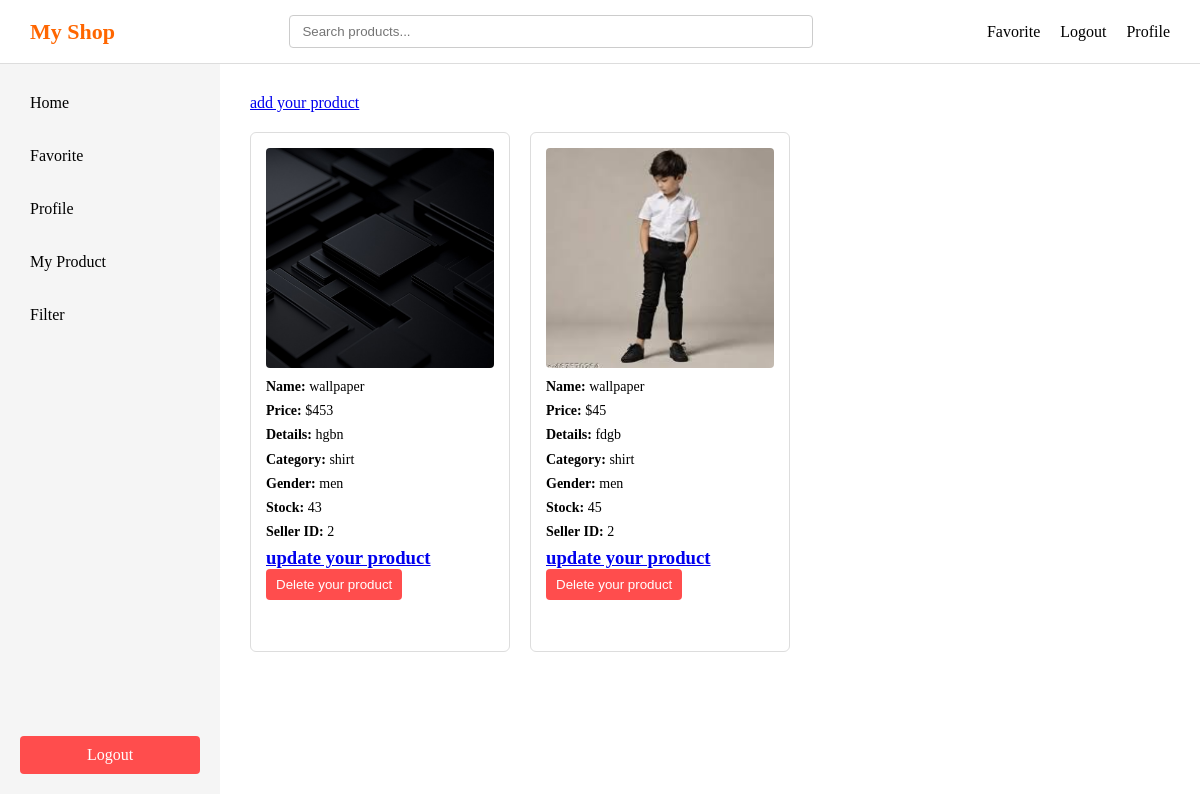
Page /myproduct (signed in) on the earlier database version.
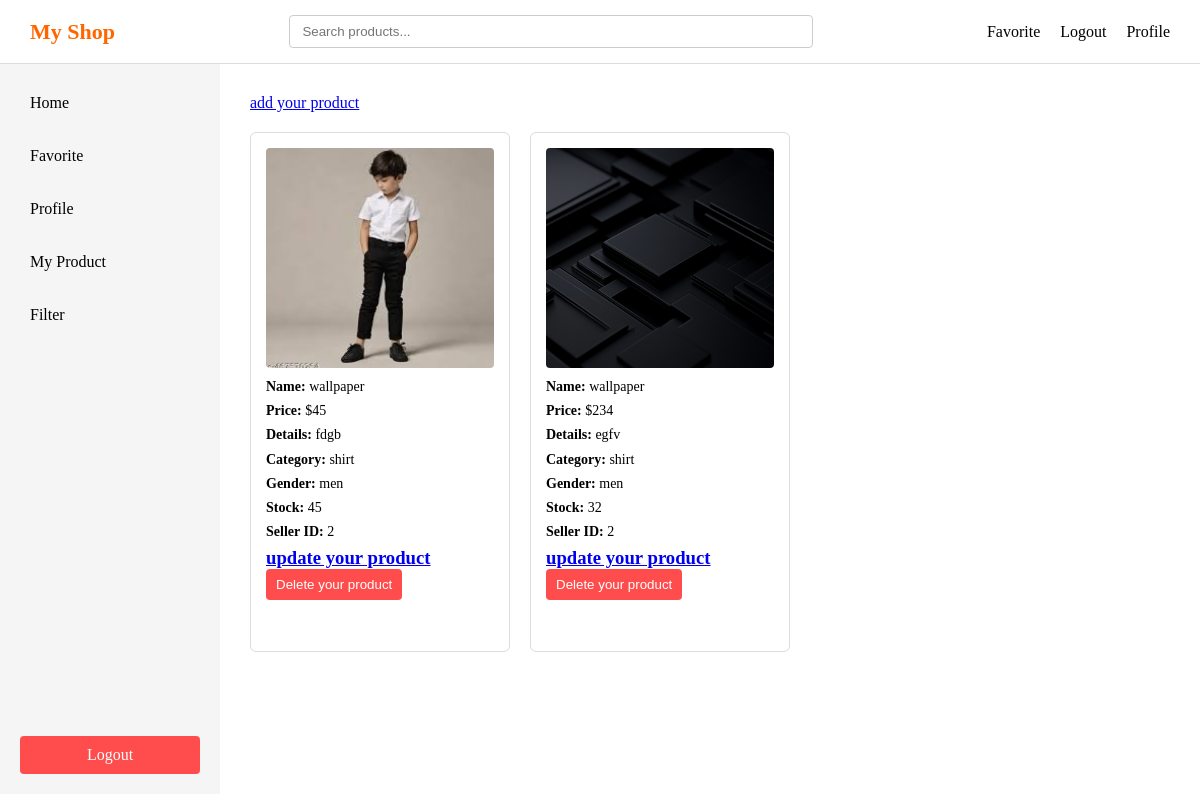
Same page on the later database version.
### main.py (models this page shows)
class Product(db.Model):
    id=db.Column(db.Integer, primary_key = True)
    product_name = db.Column(db.String(100))
    product_price= db.Column(db.Integer)
    product_image= db.Column(db.String(200))
    product_details = db.Column(db.Text)
    product_category = db.Column(db.String(100))
    product_gender= db.Column(db.String(20))
    product_stock= db.Column(db.Integer)
    seller_id = db.Column(db.Integer, db.ForeignKey('user.id'))

### main.py (the view)
@app.route('/myproduct')
def myproduct():
    if 'user' not in session:
        return redirect(url_for('login'))
    username = session.get('user')
    user = User.query.filter_by(username= username).first()
    seller_id = user.id
    products = Product.query.filter_by(seller_id =seller_id).all()
    return render_template('myproduct.html' , user = user,products = products)

### templates/myproduct.html (shortened to what this page needs)
<!DOCTYPE html>
<html lang="en">
<head>
    <link rel="stylesheet" href="{{ url_for('static', filename='style.css') }}">
</head>
<body>
    <div class="header">
        <div class="logo">My Shop</div>
        <div class="searchbar">
            <input type="text" placeholder="Search products..." />
        </div>
        <div class="right">
            <div class="favorite"><a href="/favorite">Favorite</a></div>
            <div class="logout"><a href="/logout">Logout</a></div>
            <div class="profile"><a href="/profile">Profile</a></div>
        </div>
    </div>
    <div class="layout">
        <div class="sidebar">
            <div class="top">
                <div class="home" id="sidebar-home">Home</div>
                <div class="favorite" id="sidebar-favorite">Favorite</div>
                <div class="profile" id="sidebar-profile">Profile</div>
                {% if user.user_type == 's' %}
                <div class="my_product" id="sidebar-myproduct">My Product</div>
                {% endif %}
                <div class="filter">Filter</div>
            </div>
            <div class="logout" id="sidebar-logout">Logout</div>
        </div>
        <div class="main">
            <a href="{{ url_for('addproduct', seller_id=user.id) }}">add your product</a>
            {% if products %}
            <div class="products">
                {% for product in products %}
                <div class="product-card">
                    <img src="{{ url_for('static', filename='uploads/' + product.product_image) }}">
                    <p><strong>Name:</strong> {{ product.product_name }}</p>
                    <p><strong>Price:</strong> ${{ product.product_price }}</p>
                    <p><strong>Details:</strong> {{ product.product_details }}</p>
                    <p><strong>Category:</strong> {{ product.product_category }}</p>
                    <p><strong>Gender:</strong> {{ product.product_gender }}</p>
                    <p><strong>Stock:</strong> {{ product.product_stock }}</p>
                    <p><strong>Seller ID:</strong> {{ product.seller_id }}</p>
                    <h3>
                        <a href="{{ url_for('update', product_id=product.id) }}">update your product</a>
                    </h3>
                    <form method="post" action="{{ url_for('delete', product_id=product.id) }}" class="delete-form">
                        <button type="submit">Delete your product</button>
                    </form>
                </div>
                {% endfor %}
            {% endif %}
            </div>
        </div>
    </div>
</body>
</html>

Differences in the rows shown:
removed Product: product_image (picture), product_name "wallpaper", product_price "453", product_details "hgbn", product_category "shirt", product_gender "men", product_stock "43", seller_id "2"
added Product: product_image (picture), product_name "wallpaper", product_price "234", product_details "egfv", product_category "shirt", product_gender "men", product_stock "32", seller_id "2"
